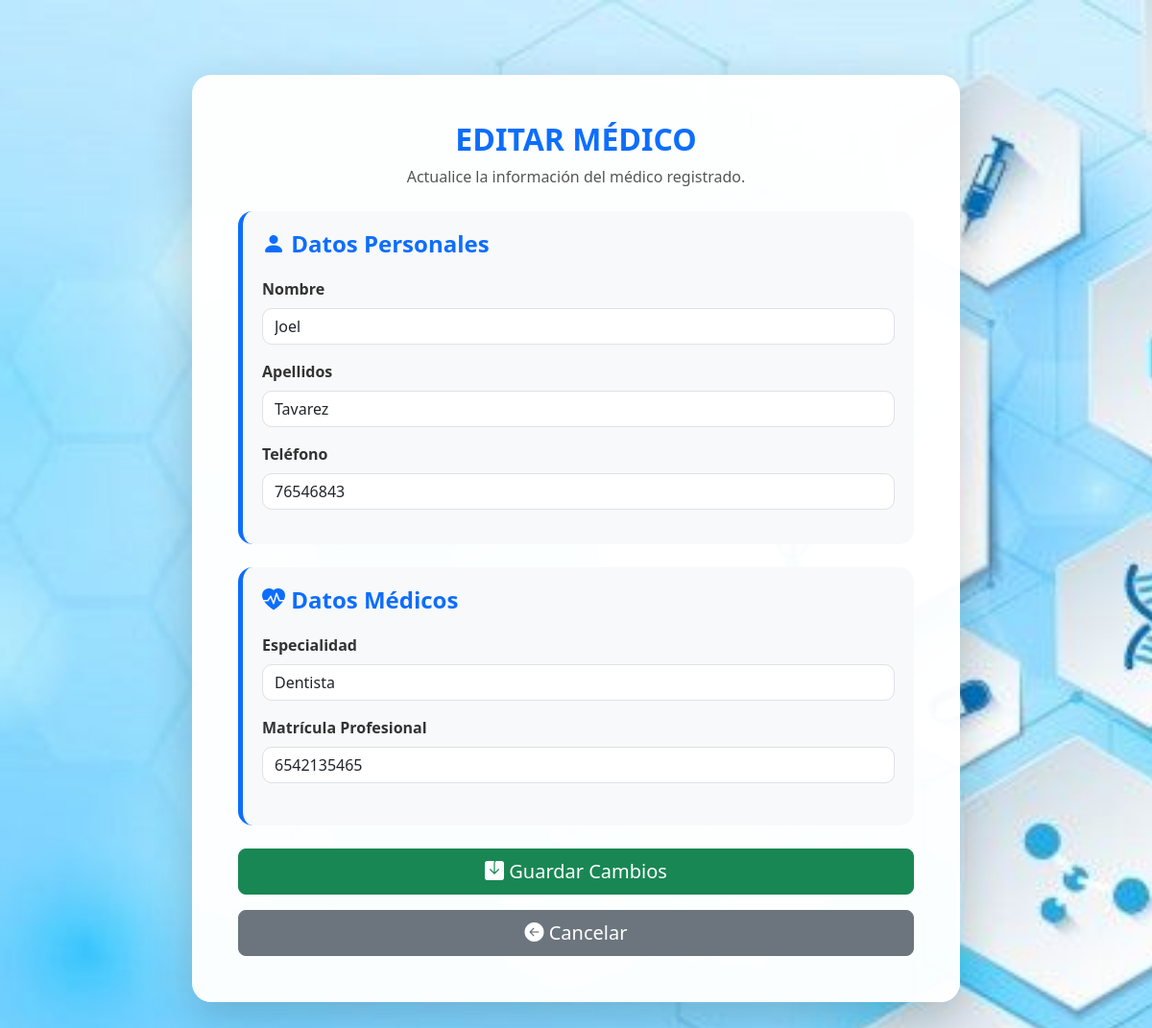
Screenshot of /editar_medico/1 with the database file from the repository.
### models/personal.py (models this page shows)
class Personal(db.Model):
    __tablename__ = 'personal'
    CodPersonal = db.Column(db.Integer, primary_key=True)
    Nombre = db.Column(db.String(100), nullable=False)
    Apellidos = db.Column(db.String(100), nullable=False)
    Telefono = db.Column(db.String(20))
    Estado = db.Column(db.String(20), default='Activo')

### models/medico.py (models this page shows)
class Medico(db.Model):
    __tablename__ = 'medico'
    CodMedico = db.Column(db.Integer, primary_key=True)
    Especialidad = db.Column(db.String(100),nullable=False)
    MatriculaProfesional = db.Column(db.String(50),unique=True,nullable=False)
    Estado = db.Column(db.String(20),default='Activo')
    CodPersonal = db.Column(db.Integer,db.ForeignKey('personal.CodPersonal'),nullable=False)
    personal = db.relationship('Personal')

### controllers/medico_controller.py (the view, shortened to what this page needs)
@medico_bp.route('/editar_medico/<int:id>', methods=['GET', 'POST'])
def editar_medico(id):
    medico = Medico.query.get_or_404(id)
    personal = Personal.query.get_or_404(medico.CodPersonal)
    return render_template('medico/editar_medico.html',medico=medico,personal=personal)

### templates/medico/editar_medico.html (shortened to what this page needs)
<!DOCTYPE html>
<html lang="es">
<head>
    <link href="https://cdn.jsdelivr.net/npm/bootstrap@5.3.7/dist/css/bootstrap.min.css"
          rel="stylesheet">
    <link rel="stylesheet"
          href="https://cdn.jsdelivr.net/npm/bootstrap-icons@1.13.1/font/bootstrap-icons.min.css">
    <link rel="stylesheet"
          href="{{ url_for('static', filename='css/editar_medico.css') }}">
</head>
<body>
    <div class="overlay">
        <div class="container py-5">
            <div class="card shadow-lg formulario-card">
                <div class="card-body p-5">
                    <div class="text-center mb-4">
                        <h2 class="titulo-principal">
                            EDITAR MÉDICO
                        </h2>
                        <p class="mensaje">
                            Actualice la información del médico registrado.
                        </p>
                    </div>
                    <form method="POST">
                        <div class="seccion mb-4">
                            <h4 class="subtitulo">
                                <i class="bi bi-person-fill"></i>
                                Datos Personales
                            </h4>
                            <div class="mb-3">
                                <label class="form-label">
                                    Nombre
                                </label>
                                <input type="text"
                                    class="form-control"
                                    name="nombre"
                                    value="{{ personal.Nombre }}"
                                    required>
                            </div>
                            <div class="mb-3">
                                <label class="form-label">
                                    Apellidos
                                </label>
                                <input type="text"
                                    class="form-control"
                                    name="apellidos"
                                    value="{{ personal.Apellidos }}"
                                    required>
                            </div>
                            <div class="mb-3">
                                <label class="form-label">
                                    Teléfono
                                </label>
                                <input type="text"
                                    class="form-control"
                                    name="telefono"
                                    value="{{ personal.Telefono }}">
                            </div>
                        </div>
                        <div class="seccion mb-4">
                            <h4 class="subtitulo">
                                <i class="bi bi-heart-pulse-fill"></i>
                                Datos Médicos
                            </h4>
                            <div class="mb-3">
                                <label class="form-label">
                                    Especialidad
                                </label>
                                <input type="text"
                                    class="form-control"
                                    name="especialidad"
                                    value="{{ medico.Especialidad }}"
                                    required>
                            </div>
                            <div class="mb-4">
                                <label class="form-label">
                                    Matrícula Profesional
                                </label>
                                <input type="text"
                                    class="form-control"
                                    name="matricula"
                                    value="{{ medico.MatriculaProfesional }}"
                                    required>
                            </div>
                        </div>
                        <div class="d-grid gap-3">
                            <button type="submit"
                                    class="btn btn-success btn-lg efecto-sonido">
                                <i class="bi bi-save-fill"></i>
                                Guardar Cambios
                            </button>
                            <a href="{{ url_for('medico.listar_medicos') }}"
                            class="text-decoration-none boton-sonido">
                                <button type="button"
                                        class="btn btn-secondary btn-lg w-100 efecto-sonido">
                                    <i class="bi bi-arrow-left-circle-fill"></i>
                                    Cancelar
                                </button>
                            </a>
                        </div>
                    </form>
                </div>
            </div>
        </div>
    </div>
</body>
</html>

### static/css/editar_medico.css (style rules this page uses)
body { margin:0; padding:0; background:url("../img/editar.jpg") no-repeat center center fixed; background-size:cover; }
.overlay { min-height:100vh; padding:30px; }
.formulario-card { max-width:800px; margin:auto; border:none; border-radius:20px; background:rgba(255,255,255,.97); }
.titulo-principal { color:#0d6efd; font-weight:bold; text-shadow: -1px -1px 0 white, 1px -1px 0 white, -1px 1px 0 white, 1px 1px 0 white; }
.mensaje { color:#555; font-size:1rem; font-weight:500; }
.seccion { background:#f8f9fa; padding:20px; border-radius:15px; border-left:5px solid #0d6efd; }
.subtitulo { color:#0d6efd; font-weight:bold; margin-bottom:20px; }
.form-label { font-weight:600; color:#333; }
.form-control { border-radius:10px; }
.btn { transition:.3s; }

### rows the page displays
Personal: nombre "Joel", apellidos "Tavarez", telefono "76546843"
Medico: especialidad "Dentista", matricula "6542135465"
